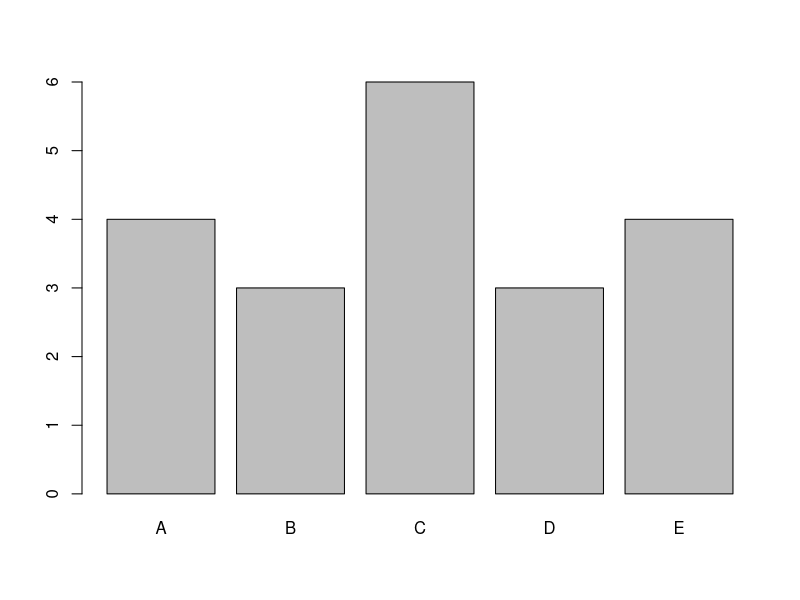
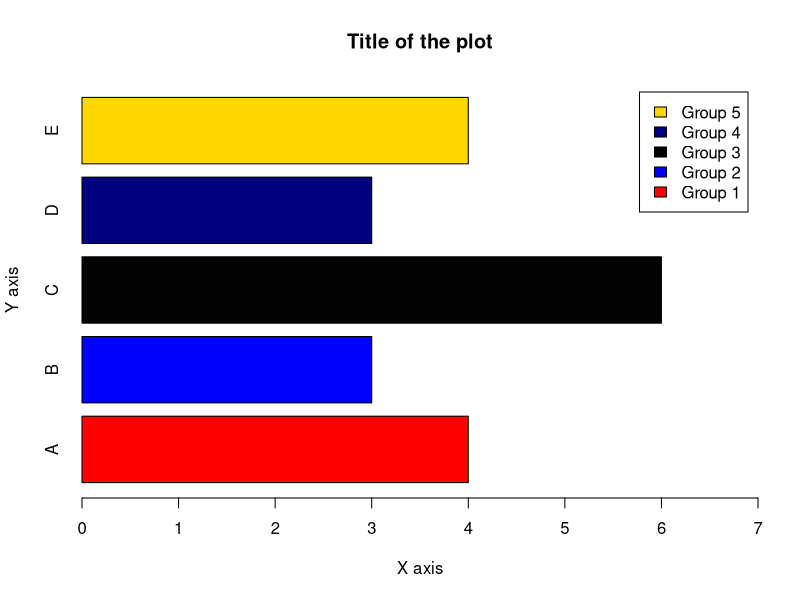
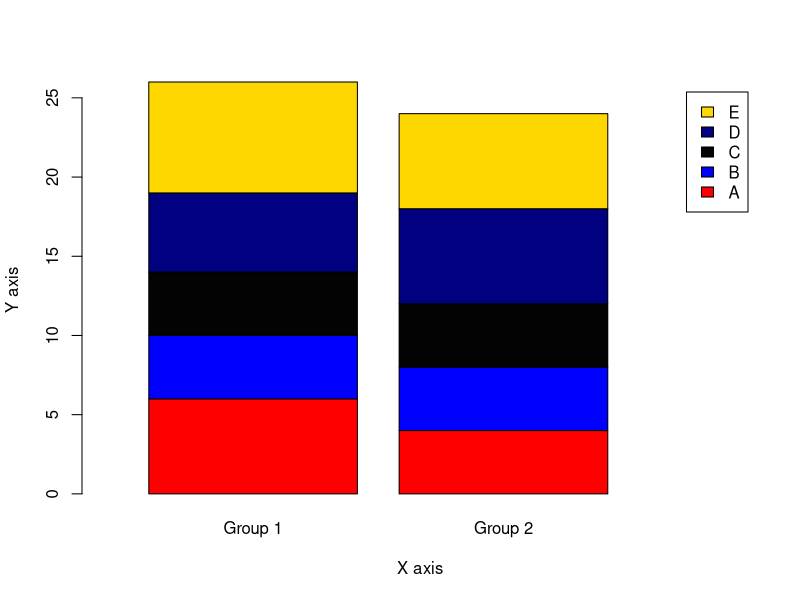
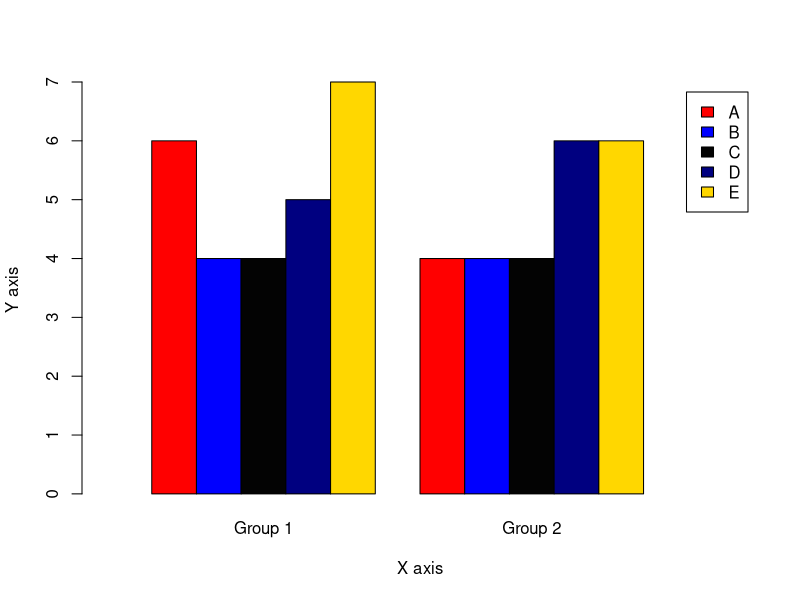
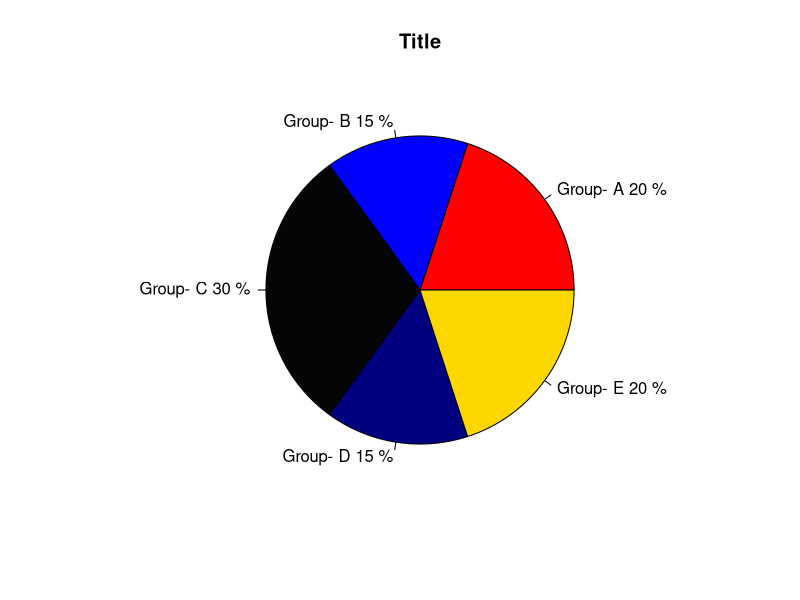
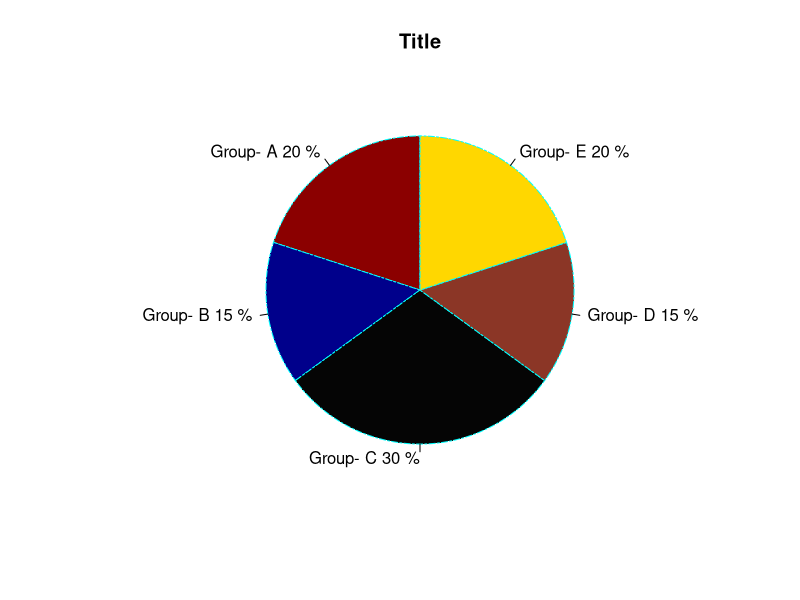
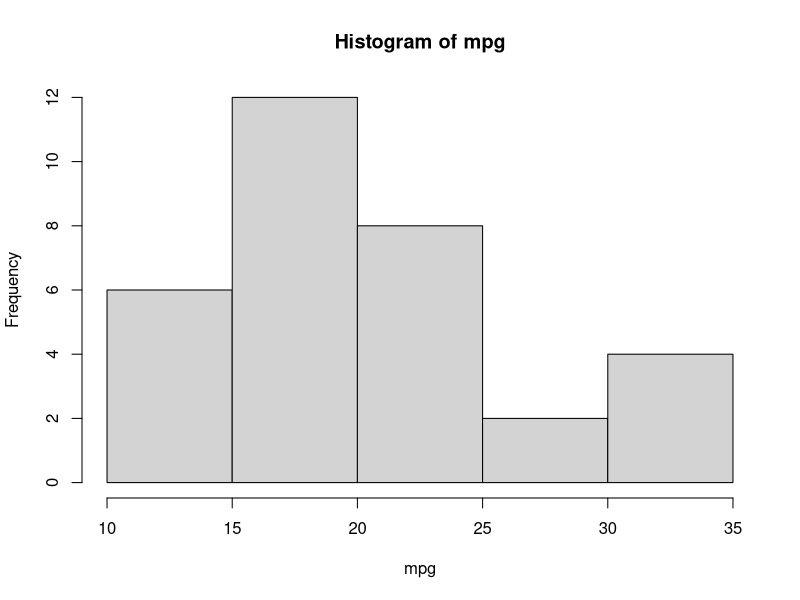
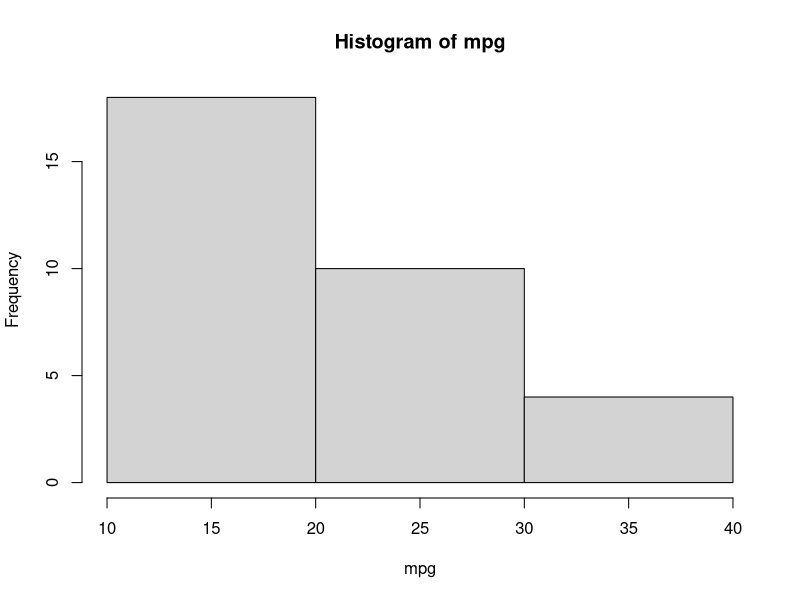

These figures' R source, in order:
### Data Visualization Project ###
##################################

# Data visualization can be defined as the use of graphical or pictorial representations to present data in a way that makes it easier to understand, analyze, and communicate.
# It involves the use of visual elements such as charts, graphs, and maps to help users better understand and interpret complex data sets. Data visualization is an important tool for exploratory data analysis, as well as for communicating results to others.
# By presenting data in a visual format, data visualization can also help to reveal new connections and insights that might not be apparent from a purely numerical or textual analysis.
# Effective data visualization allows viewers to quickly identify patterns, trends, and relationships within the data, and can be used to highlight key insights or communicate complex ideas. 

##############
### Base R ###
##############

# In base R, there are many functions that can be used to create different types of plots. 
# Although there is no clear distinction between high-level and low-level functions, I like to divide functions as such.
# I believe that there are some functions which can be called as high-level plotting functions tend to provide a convenient way to create a specific type of plot with a relatively small amount of code.
# On the other hand, there are some functions which can be called as low-level plotting functions provide more control and flexibility, but require more coding to create a plot.

# At this point, it needs to be noted that the package `ggplot2`, which will be explained later in this project, is built around the concept of "grammar of graphics", which means that it provides a set of rules for building plots by combining basic building blocks or components.
# It is possible to think low-level functions as components in the `ggplot2` package.

############################
### High Level Functions ###
############################

# There are five high-level plotting functions in the base R. There functions can be listed as follows:

# barplot() 
# pie() 
# hist() 
# boxplot() 
# plot() 

###############
### Barplot ###
###############

# The barplot() function in base R is used to create bar charts, which are a type of graph that displays categorical data as rectangular bars with heights or lengths proportional to the values they represent.
# By looking at the relative heights or lengths of the bars, it might be possible to quickly compare the values and identify any trends or patterns.
# The barplot() function in base R has several arguments that can be used to customize the appearance and behavior of the resulting bar chart. 

# Here are some of the most commonly used arguments of the barplot() function: 

# height - a vector or matrix of values that represent the heights of the bars. This argument is required.
# names.arg - a vector of names or labels for the bars. The length of this vector should be equal to the length of the height vector.
# col - a vector of colors for the bars. The length of this vector should be equal to the length of the height vector.
# border - the color of the borders of the bars. The default value is "black".
# main - a main title for the plot.
# xlab - a label for the x-axis.
# ylab - a label for the y-axis.
# legend.text - a vector of labels for the legend.
# args.legend - a list of arguments to control the appearance of the legend.
# width - the width of the bars. The default value is 0.5.
# space - the amount of space between the bars. The default value is 1.
# horiz - a logical value that controls the orientation of the bars. If TRUE, the bars are horizontal; if FALSE, they are vertical. The default value is FALSE.
# density - the density of shading lines in the bars. The default value is 1.
# angle - the angle of shading lines in the bars. The default value is 45.

# Lets create a vector for barplot example:
set.seed(111)
x1 <- sample(LETTERS[1:5], size = 20, rep= T)
let <- table(x1)

# basic barplot() looks like the following:
barplot(let)

# here how it looks like if I add some of the arguments
barplot(let, main = "Title of the plot",  
        xlab = "X axis", 
        ylab = "Y axis", 
        horiz = T, 
        col = c("red", "blue", "gray1", "navy", "gold"), # assigns colors by order
        xlim = c(0,7), # limit values of the x axis
        legend.text = c("Group 1", "Group 2", "Group 3", "Group 4", "Group 5")) # add legends by order

# Advantages:
  
# Clear representation of data: Bar plots are an effective way to represent categorical data as they allow easy visualization of the data.
# Easy to understand: Bar plots are intuitive and easy to understand, even for individuals who are not familiar with the data.
# Comparing groups: They allow for easy comparison of data across different categories or groups.
# Flexibility: Bar plots can be used to display many different types of data, including frequency distributions, percentages, and counts.
# Customizability: They can be customized by changing the colors, labels, and orientation of the bars to make them more visually appealing.

# Disadvantages:
  
# Limited to categorical data: Bar plots are only useful for categorical data and may not be appropriate for continuous data.
# Limited to a small number of categories: If there are too many categories, the plot may become too cluttered to read easily.
# Misleading scaling: If the scale of the y-axis is not appropriate, the bars can be misleading and give the impression that the differences between the data points are greater or smaller than they actually are.
# Can hide differences: If the bars are too wide or too close together, differences between the data points may be obscured, making it difficult to accurately compare the data.
# Limitations in data complexity: Bar plots may not be the best choice for displaying complex data, and other visualization methods may be more appropriate.


########################
### stacked bar plot ###
########################

# A stacked bar plot is a type of bar chart that displays multiple variables by stacking them on top of each other. 
# Each bar in the chart represents a category, and the height or length of the bar represents the total value of the variables being stacked. 
# The stacked bar plot breaks down the total value of each category into different segments, with each segment representing a different variable.

set.seed(111)
x1 <- sample(LETTERS[1:5], size = 50, rep = T)        
x2 <- sample(c("Group 1", "Group 2"), size = 50, rep = T)

let2 <- table(x1,x2)

# here how stacked bar plot looks like 
barplot(let2, xlab = "X axis",
        ylab = "Y axis", 
        col = c("red", "blue", "gray1", "navy", "gold"),
        legend.text = rownames(let2),
        xlim = c(0,3))


##########################
### clustered bar plot ###
##########################

# A clustered barplot, also known as a grouped barplot, is a type of bar chart that displays multiple variables for each category by grouping them together. 
# In a clustered barplot, each category has multiple bars, one for each variable being displayed, and the bars for each variable are grouped together side by side.

barplot(let2, xlab = "X axis", 
        ylab = "Y axis", 
        col = c("red", "blue", "gray1", "navy", "gold"),
        legend.text = rownames(let2),
        xlim = c(0,14),
        beside = T) # for clustered barplot


#################
### Pie Chart ###
#################

# A pie chart is a type of circular graph that is commonly used to represent data as a set of slices, where each slice corresponds to a category and its area or angle represents the proportion of that category relative to the whole. 
# The total area or angle of the pie represents the total value of the data being displayed. The pie() function in R is used to create a pie chart

# Here are some of the most commonly used arguments of pie() function: 

# x: A vector of non-negative numeric values that specifies the data to be represented in the pie chart.
# labels: A character vector of labels to be used for each slice of the pie chart.
# main: A title for the pie chart.
# col: A vector of colors to be used for each slice of the pie chart.
# border: A color to be used for the border of each slice of the pie chart.
# lty: The line type to be used for the border of each slice of the pie chart.
# init.angle: The starting angle in degrees for the first slice of the pie chart.
# clockwise: A logical value that specifies whether the slices of the pie chart should be drawn clockwise or counterclockwise.
# density: A value that specifies the density of shading lines for each slice of the pie chart.
# angle: A vector of angles in degrees to be used for shading each slice of the pie chart.
# ...: Additional graphical parameters to be passed to the pie() function, such as cex, font, and family.

# Lets create a vector for pie chart example:
set.seed(111)
x1 <- sample(LETTERS[1:5], size = 20, rep = T)  
let <- table(x1)

r1 <- (let/length(x1))

l1 <- paste("Group-", names(let) , sep= " " , r1*100, "%")

# basic pie() looks like the following:
pie(let, labels = l1, 
    main = "Title",
    col = c("red", "blue", "gray2", "navy", "gold")
)

# here how it looks like if we add some of the arguments
pie(let, labels = l1, 
    main = "Title",
    col = c("red4", "blue4", "gray2", "tomato4", "gold"),
    border = "cyan",
    init.angle = 90,
    lty = 6
)

# Pie charts have several advantages and disadvantages. Some of these include:
  
# Advantages:
  
# Pie charts are easy to understand and interpret, making them a popular choice for displaying data.
# They allow for easy comparison of proportions or percentages across different categories.
# Pie charts have an attractive design that can make data more appealing and engaging.
# Pie charts are efficient in terms of space and can display a large amount of data in a small area.
# They are best used to display one set of data where the categories do not have any overlapping.

# Disadvantages:
  
# Pie charts can be difficult to compare accurately, particularly if the slices are small or if there are many categories.
# They can be misleading if the slices are not drawn to scale or if the angles are not accurate.
# Pie charts may not be the best choice for displaying complex data, and other visualization methods may be more appropriate.
# Pie charts are not ideal for displaying large amounts of data or data with many categories.
# They are limited to displaying proportions and do not show absolute values or counts.

#################
### Histogram ###
#################

# A histogram is a graphical representation of the distribution of a dataset. 
# It is a type of bar plot that represents the frequency or count of values that fall within a set of intervals or "bins". 
# The x-axis represents the intervals or bins of values, while the y-axis represents the frequency or count of values that fall within each interval.

# Bin width is an important detail that has been widely studied in the literature and is still debated. 
# This is because deciding the number and width of the bins in a histogram can have a significant impact on the resulting visualization. 

# Lets look at the significance of the bins with basic histograms.
# I will use mpg variable from the `mtcars` package.

mpg <- mtcars$mpg

# here how basic histogram looks like with default bin width.
hist(mpg)

# if I change breaks as follows, it will look like this. 
hist(mpg, breaks = 2)

# Assuming that I wanted to analyse this histogram to have an idea about the distribution of the mpg variable, I would have different ideas about the distribution of the mpg variable for both graphs. 
# For this reason, there are several methods for determining the appropriate number of bins, including:

# Sturges' formula: This method uses the following formula to determine the number of bins: k = 1 + log2(n), where k is the number of bins and n is the number of data points.
# https://www.tandfonline.com/doi/abs/10.1080/01621459.1926.10502161

# Freedman-Diaconis rule: This method uses the interquartile range (IQR) to determine the width of each bin. The formula for the bin width is: bin width = 2 * IQR / (n^(1/3)), where n is the number of data points.
# https://link.springer.com/article/10.1007/BF01025868

# Scott's rule: This method uses the standard deviation of the data to determine the width of each bin. The formula for the bin width is: bin width = 3.5 * sd / (n^(1/3)), where sd is the standard deviation of the data and n is the number of data points.
# https://academic.oup.com/biomet/article-abstract/66/3/605/232642?redirectedFrom=fulltext


# Here are some of the most commonly used arguments of pie() function:

# x: A vector of numeric values that specifies the data to be represented in the histogram.
# breaks: A specification of the breakpoints (i.e., the edges of the bins) to use in the histogram. This can be a numeric vector, or a function such as breaks = "FD" to use the Freedman-Diaconis rule for determining the bin widths.
# freq: A logical value that specifies whether the y-axis should represent the frequency (i.e., the count of values in each bin) or the density (i.e., the proportion of values in each bin).
# col: The color to use for the bars of the histogram.
# border: The color to use for the borders of the bars of the histogram.
# lwd: The line width to use for the borders of the bars of the histogram.
# density: A value between 0 and 1 specifying the density of shading lines for the bars of the histogram.
# angle: The angle in degrees of the shading lines for the bars of the histogram.
# add: A logical value that specifies whether the histogram should be added to an existing plot.
# axes: A logical value that specifies whether the axes should be drawn for the histogram.
# plot: A logical value that specifies whether the histogram should be plotted.
# labels: A logical value that specifies whether labels should be added to the bars of the histogram.
# ...: Additional graphical parameters to be passed to the hist() function, such as cex, font, and family.

# here how it looks like if I add some of the arguments
hist(mpg,
     breaks = "FD", # for Freedman-Diaconis rule
     freq = F,
     ylim = c(0,0.08),
     col = "burlywood4",
     border = "burlywood2",
     axes = F, labels = T)
